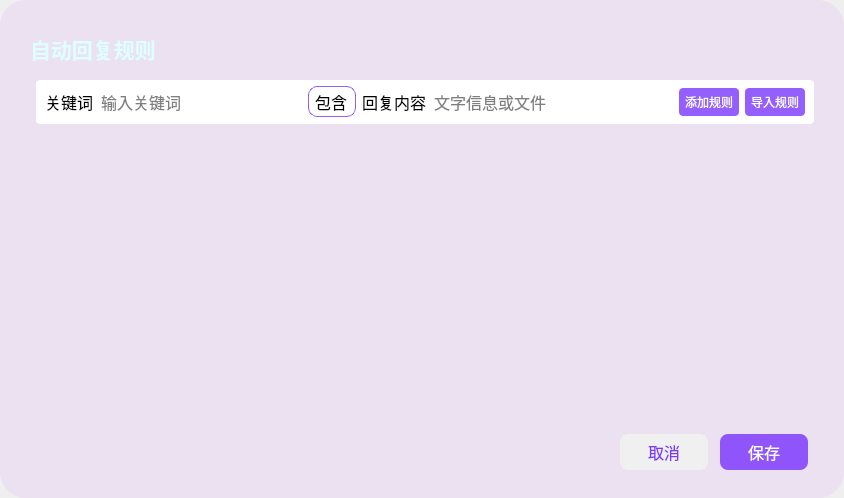
<?xml version="1.0" encoding="UTF-8"?>
<ui version="4.0">
 <class>ReplyDialog</class>
 <widget class="QDialog" name="ReplyDialog">
  <property name="geometry">
   <rect>
    <x>0</x>
    <y>0</y>
    <width>844</width>
    <height>498</height>
   </rect>
  </property>
  <property name="windowTitle">
   <string>Dialog</string>
  </property>
  <layout class="QVBoxLayout" name="verticalLayout">
   <property name="spacing">
    <number>0</number>
   </property>
   <property name="leftMargin">
    <number>0</number>
   </property>
   <property name="topMargin">
    <number>0</number>
   </property>
   <property name="rightMargin">
    <number>0</number>
   </property>
   <property name="bottomMargin">
    <number>0</number>
   </property>
   <item>
    <widget class="QFrame" name="frame">
     <property name="styleSheet">
      <string notr="true">QFrame#frame{
background-color: rgba(170, 0, 255, 15);
border-radius:26px;
}</string>
     </property>
     <property name="frameShape">
      <enum>QFrame::StyledPanel</enum>
     </property>
     <property name="frameShadow">
      <enum>QFrame::Raised</enum>
     </property>
     <layout class="QHBoxLayout" name="horizontalLayout_7" stretch="4">
      <property name="spacing">
       <number>12</number>
      </property>
      <property name="leftMargin">
       <number>0</number>
      </property>
      <property name="topMargin">
       <number>0</number>
      </property>
      <property name="rightMargin">
       <number>0</number>
      </property>
      <property name="bottomMargin">
       <number>0</number>
      </property>
      <item>
       <layout class="QVBoxLayout" name="verticalLayout_6">
        <property name="spacing">
         <number>0</number>
        </property>
        <property name="leftMargin">
         <number>12</number>
        </property>
        <property name="topMargin">
         <number>12</number>
        </property>
        <property name="rightMargin">
         <number>12</number>
        </property>
        <property name="bottomMargin">
         <number>12</number>
        </property>
        <item>
         <widget class="QWidget" name="widget_3" native="true">
          <property name="minimumSize">
           <size>
            <width>820</width>
            <height>474</height>
           </size>
          </property>
          <property name="maximumSize">
           <size>
            <width>820</width>
            <height>474</height>
           </size>
          </property>
          <property name="styleSheet">
           <string notr="true">.QWidget{
background-color: qlineargradient(x1:0, y1:0, x2:0, y2:1,
                                  stop:0 rgb(105, 27, 253), 
                                  stop:1 rgb(200, 160, 240));
border-radius:12px;
color: rgb(255, 255, 255);
}

</string>
          </property>
          <layout class="QHBoxLayout" name="horizontalLayout_5" stretch="5">
           <property name="spacing">
            <number>12</number>
           </property>
           <property name="leftMargin">
            <number>18</number>
           </property>
           <property name="topMargin">
            <number>12</number>
           </property>
           <property name="rightMargin">
            <number>12</number>
           </property>
           <property name="bottomMargin">
            <number>12</number>
           </property>
           <item>
            <layout class="QHBoxLayout" name="horizontalLayout_4">
             <item>
              <layout class="QVBoxLayout" name="verticalLayout_5" stretch="1,8">
               <property name="spacing">
                <number>0</number>
               </property>
               <item>
                <widget class="QLabel" name="label_title">
                 <property name="font">
                  <font>
                   <pointsize>16</pointsize>
                   <bold>true</bold>
                  </font>
                 </property>
                 <property name="styleSheet">
                  <string notr="true">color: rgba(222, 255, 255, 255)</string>
                 </property>
                 <property name="text">
                  <string>自动回复规则</string>
                 </property>
                </widget>
               </item>
               <item>
                <widget class="QFrame" name="mainframe">
                 <property name="styleSheet">
                  <string notr="true">background:rgba(0, 0, 0, 0);</string>
                 </property>
                 <layout class="QVBoxLayout" name="verticalLayout_2">
                  <property name="spacing">
                   <number>6</number>
                  </property>
                  <property name="leftMargin">
                   <number>6</number>
                  </property>
                  <property name="topMargin">
                   <number>6</number>
                  </property>
                  <property name="rightMargin">
                   <number>6</number>
                  </property>
                  <property name="bottomMargin">
                   <number>4</number>
                  </property>
                  <item>
                   <widget class="QFrame" name="horizontalFrame_12">
                    <property name="maximumSize">
                     <size>
                      <width>16777215</width>
                      <height>52</height>
                     </size>
                    </property>
                    <property name="font">
                     <font>
                      <pointsize>12</pointsize>
                     </font>
                    </property>
                    <property name="styleSheet">
                     <string notr="true">border-radius: 4px;
background:rgb(255, 255, 255);</string>
                    </property>
                    <layout class="QHBoxLayout" name="horizontalLayout_17" stretch="0,0,0,0,0,0,0,0">
                     <property name="spacing">
                      <number>6</number>
                     </property>
                     <property name="leftMargin">
                      <number>9</number>
                     </property>
                     <property name="topMargin">
                      <number>6</number>
                     </property>
                     <property name="rightMargin">
                      <number>9</number>
                     </property>
                     <property name="bottomMargin">
                      <number>6</number>
                     </property>
                     <item>
                      <widget class="QLabel" name="label_17">
                       <property name="font">
                        <font>
                         <family>微软雅黑 Light</family>
                         <pointsize>12</pointsize>
                        </font>
                       </property>
                       <property name="styleSheet">
                        <string notr="true">color:rgb(0, 0, 0);
background:rgba(0, 0, 0, 0);</string>
                       </property>
                       <property name="text">
                        <string>关键词</string>
                       </property>
                      </widget>
                     </item>
                     <item>
                      <widget class="QLineEdit" name="KeyWord_lineEdit">
                       <property name="minimumSize">
                        <size>
                         <width>145</width>
                         <height>0</height>
                        </size>
                       </property>
                       <property name="font">
                        <font>
                         <family>微软雅黑 Light</family>
                         <pointsize>12</pointsize>
                        </font>
                       </property>
                       <property name="styleSheet">
                        <string notr="true">color:rgb(0, 0, 0);
background:rgb(255, 255, 255);
border-radius: 0px;</string>
                       </property>
                       <property name="placeholderText">
                        <string>输入关键词</string>
                       </property>
                      </widget>
                     </item>
                     <item>
                      <widget class="QComboBox" name="Rule_comboBox">
                       <property name="minimumSize">
                        <size>
                         <width>48</width>
                         <height>0</height>
                        </size>
                       </property>
                       <property name="font">
                        <font>
                         <family>微软雅黑</family>
                         <pointsize>12</pointsize>
                         <bold>false</bold>
                        </font>
                       </property>
                       <property name="styleSheet">
                        <string notr="true">QComboBox {
    color: rgb(0, 0, 0);
    background: rgb(255, 255, 255);
    border-radius: 9px;
    border: 1px solid rgba(105, 27, 253, 180);
    padding: 2px 6px;
    text-align: center;
}

QComboBox::drop-down {
    width: 0px;
    height: 0px;
    border: none;
    background: transparent;
}

QComboBox::down-arrow {
    image: none;
}

QComboBox QAbstractItemView {
    border: 1px solid rgba(105, 27, 253, 180);
    border-radius: 2px;
    background: white;
}</string>
                       </property>
                       <property name="iconSize">
                        <size>
                         <width>0</width>
                         <height>0</height>
                        </size>
                       </property>
                       <item>
                        <property name="text">
                         <string>包含</string>
                        </property>
                       </item>
                       <item>
                        <property name="text">
                         <string>等于</string>
                        </property>
                       </item>
                      </widget>
                     </item>
                     <item>
                      <widget class="QLabel" name="label_18">
                       <property name="font">
                        <font>
                         <family>微软雅黑 Light</family>
                         <pointsize>12</pointsize>
                        </font>
                       </property>
                       <property name="styleSheet">
                        <string notr="true">color:rgb(0, 0, 0);
background:rgba(0, 0, 0, 0);</string>
                       </property>
                       <property name="text">
                        <string>回复内容</string>
                       </property>
                      </widget>
                     </item>
                     <item>
                      <widget class="QLineEdit" name="Reply_lineEdit">
                       <property name="minimumSize">
                        <size>
                         <width>188</width>
                         <height>0</height>
                        </size>
                       </property>
                       <property name="font">
                        <font>
                         <family>微软雅黑 Light</family>
                         <pointsize>12</pointsize>
                        </font>
                       </property>
                       <property name="styleSheet">
                        <string notr="true">color:rgb(0, 0, 0);
background:rgb(255, 255, 255);
border-radius: 0px;</string>
                       </property>
                       <property name="placeholderText">
                        <string>文字信息或文件</string>
                       </property>
                      </widget>
                     </item>
                     <item>
                      <widget class="QPushButton" name="file_pushButton">
                       <property name="minimumSize">
                        <size>
                         <width>32</width>
                         <height>32</height>
                        </size>
                       </property>
                       <property name="styleSheet">
                        <string notr="true">QPushButton{
	background-color: rgba(255, 255, 255, 0);
border: none;
border-radius:20px;
}
QPushButton:hover {

}
QPushButton:pressed {

}
</string>
                       </property>
                       <property name="text">
                        <string/>
                       </property>
                       <property name="icon">
                        <iconset>
                         <normaloff>resources/img/page1/page1_打开文件.svg</normaloff>resources/img/page1/page1_打开文件.svg</iconset>
                       </property>
                       <property name="iconSize">
                        <size>
                         <width>24</width>
                         <height>24</height>
                        </size>
                       </property>
                      </widget>
                     </item>
                     <item>
                      <widget class="QPushButton" name="pushButton_add">
                       <property name="minimumSize">
                        <size>
                         <width>42</width>
                         <height>28</height>
                        </size>
                       </property>
                       <property name="maximumSize">
                        <size>
                         <width>16777215</width>
                         <height>28</height>
                        </size>
                       </property>
                       <property name="font">
                        <font>
                         <family>微软雅黑</family>
                         <pointsize>-1</pointsize>
                        </font>
                       </property>
                       <property name="cursor">
                        <cursorShape>PointingHandCursor</cursorShape>
                       </property>
                       <property name="styleSheet">
                        <string notr="true">QPushButton {
    background-color: rgba(105, 27, 253, 180);
    border: none;
    border-radius: 4px;
    color: white;
    font-size: 12px;
    padding: 6px;
}

QPushButton:hover {
    background-color: rgba(105, 27, 253, 0.75);
}

QPushButton:pressed {
    background-color: rgba(105, 27, 253, 0.85);
}</string>
                       </property>
                       <property name="text">
                        <string>添加规则</string>
                       </property>
                      </widget>
                     </item>
                     <item>
                      <widget class="QPushButton" name="pushButton_load">
                       <property name="minimumSize">
                        <size>
                         <width>42</width>
                         <height>28</height>
                        </size>
                       </property>
                       <property name="maximumSize">
                        <size>
                         <width>16777215</width>
                         <height>28</height>
                        </size>
                       </property>
                       <property name="font">
                        <font>
                         <family>微软雅黑</family>
                         <pointsize>-1</pointsize>
                        </font>
                       </property>
                       <property name="cursor">
                        <cursorShape>PointingHandCursor</cursorShape>
                       </property>
                       <property name="styleSheet">
                        <string notr="true">QPushButton {
    background-color: rgba(105, 27, 253, 180);
    border: none;
    border-radius: 4px;
    color: white;
    font-size: 12px;
    padding: 6px;
}

QPushButton:hover {
    background-color: rgba(105, 27, 253, 0.75);
}

QPushButton:pressed {
    background-color: rgba(105, 27, 253, 0.85);
}</string>
                       </property>
                       <property name="text">
                        <string>导入规则</string>
                       </property>
                      </widget>
                     </item>
                    </layout>
                   </widget>
                  </item>
                  <item>
                   <widget class="QScrollArea" name="scrollArea">
                    <property name="layoutDirection">
                     <enum>Qt::LeftToRight</enum>
                    </property>
                    <property name="styleSheet">
                     <string notr="true">QScrollArea, QScrollArea * {
    border: none;
    background: rgba(0, 0, 0, 0);
}

QScrollArea QScrollBar:vertical {
    width: 8px;
    background: transparent;
}

QScrollArea QScrollBar::handle:vertical {
    background: rgba(255, 255, 255, 20%);
    border-radius: 4px;
    min-height: 20px;
}

QScrollArea QScrollBar::handle:vertical:hover {
    background: rgba(255, 255, 255, 70%);
}

QScrollArea QScrollBar::add-line:vertical,
QScrollArea QScrollBar::sub-line:vertical {
    height: 0px;
    width: 0px;
    background: transparent;
}

QScrollArea QScrollBar::add-page:vertical,
QScrollArea QScrollBar::sub-page:vertical {
    background: transparent;
    border-radius: 4px;
}</string>
                    </property>
                    <property name="widgetResizable">
                     <bool>true</bool>
                    </property>
                    <property name="alignment">
                     <set>Qt::AlignLeading|Qt::AlignLeft|Qt::AlignTop</set>
                    </property>
                    <widget class="QWidget" name="scrollAreaWidgetContents">
                     <property name="geometry">
                      <rect>
                       <x>0</x>
                       <y>0</y>
                       <width>774</width>
                       <height>287</height>
                      </rect>
                     </property>
                     <property name="layoutDirection">
                      <enum>Qt::LeftToRight</enum>
                     </property>
                     <layout class="QFormLayout" name="formLayout">
                      <property name="fieldGrowthPolicy">
                       <enum>QFormLayout::FieldsStayAtSizeHint</enum>
                      </property>
                      <property name="labelAlignment">
                       <set>Qt::AlignLeading|Qt::AlignLeft|Qt::AlignTop</set>
                      </property>
                      <property name="horizontalSpacing">
                       <number>6</number>
                      </property>
                      <property name="verticalSpacing">
                       <number>12</number>
                      </property>
                      <property name="leftMargin">
                       <number>6</number>
                      </property>
                      <property name="topMargin">
                       <number>12</number>
                      </property>
                      <property name="rightMargin">
                       <number>0</number>
                      </property>
                      <property name="bottomMargin">
                       <number>6</number>
                      </property>
                     </layout>
                    </widget>
                   </widget>
                  </item>
                  <item>
                   <layout class="QHBoxLayout" name="horizontalLayout">
                    <property name="spacing">
                     <number>12</number>
                    </property>
                    <property name="topMargin">
                     <number>6</number>
                    </property>
                    <property name="rightMargin">
                     <number>6</number>
                    </property>
                    <item>
                     <spacer name="horizontalSpacer_2">
                      <property name="orientation">
                       <enum>Qt::Horizontal</enum>
                      </property>
                      <property name="sizeHint" stdset="0">
                       <size>
                        <width>40</width>
                        <height>20</height>
                       </size>
                      </property>
                     </spacer>
                    </item>
                    <item>
                     <widget class="QPushButton" name="pushButton_cancel">
                      <property name="minimumSize">
                       <size>
                        <width>88</width>
                        <height>36</height>
                       </size>
                      </property>
                      <property name="maximumSize">
                       <size>
                        <width>88</width>
                        <height>36</height>
                       </size>
                      </property>
                      <property name="styleSheet">
                       <string notr="true">QPushButton {
    background-color: rgba(240, 240, 240, 255);
    color: rgba(105, 27, 253, 220);
    border: none;
    border-radius: 8px;
    font-family: 'Microsoft YaHei';
    font-size: 16px;
}

QPushButton:hover {
    background-color: rgba(255, 255, 255, 250);
    color: rgba(105, 27, 253, 255);
}

QPushButton:pressed {
    background-color: rgba(255, 255, 255, 220);
    color: rgba(105, 27, 253, 255);
}</string>
                      </property>
                      <property name="text">
                       <string>取消</string>
                      </property>
                     </widget>
                    </item>
                    <item>
                     <widget class="QPushButton" name="pushButton_save">
                      <property name="minimumSize">
                       <size>
                        <width>88</width>
                        <height>36</height>
                       </size>
                      </property>
                      <property name="maximumSize">
                       <size>
                        <width>88</width>
                        <height>36</height>
                       </size>
                      </property>
                      <property name="styleSheet">
                       <string notr="true">QPushButton {
    background-color: rgba(105, 27, 253, 180);
    color: white;
    border: none;
    border-radius: 8px;
    font-family: 'Microsoft YaHei';
    font-size: 16px;
}

QPushButton:hover {
    background-color: rgba(105, 27, 253, 120);
}

QPushButton:pressed {
    background-color: rgba(105, 27, 253, 250);
}</string>
                      </property>
                      <property name="text">
                       <string>保存</string>
                      </property>
                     </widget>
                    </item>
                   </layout>
                  </item>
                 </layout>
                </widget>
               </item>
              </layout>
             </item>
            </layout>
           </item>
          </layout>
         </widget>
        </item>
       </layout>
      </item>
     </layout>
    </widget>
   </item>
  </layout>
 </widget>
 <resources/>
 <connections/>
</ui>
